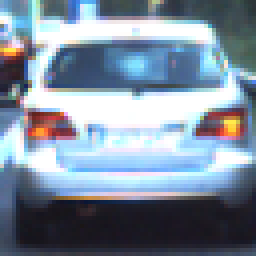
#> input picture test_images/31.png, 64 x 64 px (shown 4 times larger)
$ jupyter execute --allow-errors 'Vehicle Detection.ipynb'   (shell and % lines are left out)   (older library calls are emulated)
#> lines starting #> are read from the running program, lines starting #| are printed output that depends on the picture
# Vehicle Detection Project

## Objective
To detect cars and draw bounding boxes around them. See the writeup.md for full details.

### First: plotting functions

[cell 1]
# First, define some handy functions for development and visualisation.
import cv2
import numpy as np
import glob
import time
import matplotlib.pyplot as plt
import matplotlib.image as mpimg
from mpl_toolkits.mplot3d import Axes3D
#> (the rest of this cell did not finish here and is left out)

### Next: Create feature extraction functions

[cell 2]
# Set extraction params
use_color_features = True     # Color histogram features on or off
use_spatial_features = True   # Spatial features on or off
use_gradient_features = True  # Gradient (HOG) features on or off
color_space = 'YUV'         # RGB, HSV, LUV, HLS, YUV, YCrCb
orient = 9                    # HOG orientations
pix_per_cell = 8              # HOG pixels per cell
cell_per_block = 2            # HOG cells per block
hog_channel = 'GRAY'           # Can be 0, 1, 2, "GRAY" or "ALL"
spatial_size = (32, 32)       # Spatial binning dimensions
hist_bins = 32                # Number of histogram bins

# Define a function to compute color histogram features
def get_color_features(img, nbins, bins_range=(0, 256)):
    # Compute the histogram of the RGB channels separately
    rhist = np.histogram(img[:,:,0], bins=nbins, range=bins_range)
    ghist = np.histogram(img[:,:,1], bins=nbins, range=bins_range)
    bhist = np.histogram(img[:,:,2], bins=nbins, range=bins_range)

    # Generating bin centers
    bin_edges = rhist[1]
    bin_centers = (bin_edges[1:] + bin_edges[0:len(bin_edges)-1])/2

    # Concatenate the histograms into a single feature vector
    color_features = np.concatenate((rhist[0], ghist[0], bhist[0]))

    # Return the individual histograms, bin_centers and feature vector
    return color_features/1200.0, rhist, ghist, bhist, bin_centers

# Define a function to compute spatial histogram features
def get_spatial_features(img, size=(16, 16)):
    # Use cv2.resize().ravel() to create the feature vector
    features = cv2.resize(img, size).ravel()

    # Return the feature vector
    return features/255.0

def get_gradient_features(image, hog_channel='ALL', orient=9, pix_per_cell=8, cell_per_block=2, feature_vec=True):

    # Test new HOG extractor
    winSize = (64, 64)
    blockSize = (16, 16)
    blockStride = (8, 8)
    cellSize = (8, 8)
    nbins = 9
    derivAperture = 1
    winSigma = 4.0
    histogramNormType = 0
    L2HysThreshold = 0.2
    gammaCorrection = 0
    nlevels = 64
    winStride = (8, 8)
    padding = (8, 8)
    locations = ((10, 20), )
#    hog = cv2.HOGDescriptor(winSize, blockSize, blockStride, cellSize, nbins, derivAperture, winSigma,
#                            histogramNormType, L2HysThreshold, gammaCorrection, nlevels)
#    hist = hog.compute(image, winStride, padding, locations)

    if hog_channel == 'GRAY':
        gray = cv2.cvtColor(image, cv2.COLOR_RGB2GRAY)
        gradient_features = hog(gray, orientations=orient, pixels_per_cell=(pix_per_cell, pix_per_cell),
                       cells_per_block=(cell_per_block, cell_per_block), transform_sqrt=False,
                       visualise=False, feature_vector=feature_vec)
    elif hog_channel == 'ALL':
        gradient_features = []
        for channel in range(image.shape[2]):
            gradient_features.extend( hog(image[:, :, channel], orientations=orient, pixels_per_cell=(pix_per_cell, pix_per_cell),
                       cells_per_block=(cell_per_block, cell_per_block), transform_sqrt=False,
                       visualise=False, feature_vector=feature_vec) )
    else:
        gradient_features = hog(image[:,:,hog_channel], orientations=orient, pixels_per_cell=(pix_per_cell, pix_per_cell),
                       cells_per_block=(cell_per_block, cell_per_block), transform_sqrt=False,
                       visualise=False, feature_vector=feature_vec)
    return gradient_features

# Define a function to extract features
def extract_features(image,
                     color_space=color_space,
                     spatial_size=spatial_size,
                     hist_bins=hist_bins,
                     orient=orient,
                     pix_per_cell=pix_per_cell,
                     cell_per_block=cell_per_block,
                     hog_channel=hog_channel,
                     use_spatial_features=use_spatial_features,
                     use_color_features=use_color_features,
                     use_gradient_features=use_gradient_features):

    # Apply color conversion if other than 'RGB'
    if color_space != 'RGB':
        if color_space == 'HSV':
            feature_image = cv2.cvtColor(image, cv2.COLOR_RGB2HSV)
        elif color_space == 'LUV':
            feature_image = cv2.cvtColor(image, cv2.COLOR_RGB2LUV)
        elif color_space == 'HLS':
            feature_image = cv2.cvtColor(image, cv2.COLOR_RGB2HLS)
        elif color_space == 'YUV':
            feature_image = cv2.cvtColor(image, cv2.COLOR_RGB2YUV)
        elif color_space == 'YCrCb':
            feature_image = cv2.cvtColor(image, cv2.COLOR_RGB2YCrCb)
    else: feature_image = np.copy(image)

    # Init
    spatial_features = []
    color_features = []
    gradient_features = []

    # Color features
    if use_color_features == True:
        color_features, _, _, _, _ = get_color_features(image, nbins=hist_bins)

    # Spatial features
    if use_spatial_features == True:
        spatial_features = get_spatial_features(image, size=spatial_size)

    # Gradient features
    if use_gradient_features == True:
        gradient_features = get_gradient_features(feature_image, hog_channel, orient, pix_per_cell, cell_per_block, feature_vec=True)

    # Return concatenated array of features
    features = np.concatenate((color_features, spatial_features, gradient_features))
    return features

# Test functions
image = mpimg.imread('test_images/31.png')
#> image is the input picture: shape (64, 64, 3) float32; mean R, G, B 0.495, 0.554, 0.618
fig = plt.figure(figsize=(5, 3))
plt.imshow(image)
plt.axis( 'off' )

# Convert to 255 scale
image *= 255.0

# Get color features
color_features, rh, gh, bh, bincen = get_color_features(image, nbins=hist_bins)
#> in get_color_features, `bin_edges = rhist[1]`: bin_edges = 33 values from 0 to 256
#> in get_color_features, `bin_centers = (bin_edges[1:] + bin_edges[0:len(bin_edges)-1])/2`: bin_centers = 32 values from 4 to 252
#> in get_color_features, `color_features = np.concatenate((rhist[0], ghist[0], bhist[0]))`: color_features = 96 values, max 1272 at index 95, min 0 at index 0, mean 128
#> color_features = 96 values, max 1.06 at index 95, min 0 at index 0, mean 0.107; bincen = 32 values from 4 to 252
fig = plt.figure(figsize=(15, 3))
plt.subplot(131)
plt.bar(bincen, rh[0])
plt.xlim(0, 256)
plt.ylim(0, 1500)
plt.title('R Histogram')
plt.subplot(132)
plt.bar(bincen, gh[0])
plt.xlim(0, 256)
plt.ylim(0, 1500)
plt.title('G Histogram')
plt.subplot(133)
plt.bar(bincen, bh[0])
plt.xlim(0, 256)
plt.ylim(0, 1500)
plt.title('B Histogram')
fig.tight_layout()
fig = plt.figure(figsize=(17, 3))
plt.plot(color_features)
plt.title('Color Features')

# Get spatial features
spatial_features = get_spatial_features(image)
#> in get_spatial_features, `features = cv2.resize(img, size).ravel()`: features = 768 values, max 255 at index 59, min 21 at index 631, mean 140.9
#> spatial_features = 768 values, max 1 at index 59, min 0.0824 at index 631, mean 0.553
fig = plt.figure(figsize=(17, 3))
plt.plot(spatial_features)
plt.title('Spatial Features')

# Get gradient features
#> (the rest of this cell did not finish here and is left out)

#> in get_gradient_features, `gray = cv2.cvtColor(image, cv2.COLOR_RGB2GRAY)`:
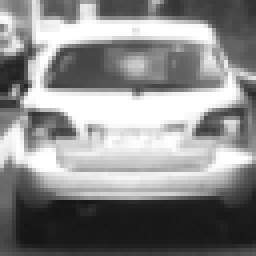
#> gray: shape (64, 64) float32 (shown 4 times larger); min 21.05, max 255, mean 138.7
fig = plt.figure(figsize=(17, 3))
plt.plot(gradient_features)
plt.ylim(0, 1.0)
plt.title('Gradient Features')

# Combine into full feature vector to use
image_features = extract_features( image )
fig = plt.figure(figsize=(17, 3))
plt.plot(image_features)
plt.title('Full features')

## Extract features from training data

[cell 3]
def extract_features_from_files(files):
    features = []
    for file in files:
        image = mpimg.imread(file)
        image *= 255.0
        image_features = extract_features( image )
        features.append(image_features)
    return features

# Read in our training vehicles and non-vehicles
images = glob.glob('./train_data/**/*.*', recursive=True)
cars = []
notcars = []
for image in images:
    if 'non' in image:
        notcars.append(image)
    else:
        cars.append(image)
print( "Number of cars: " + str( len( cars ) ) )
print( "Number of non-cars: " + str( len( notcars ) ) )

# Iterate through the list of images
print( "Extracting features for training..." )
car_features = extract_features_from_files(cars)
#> (the rest of this cell did not finish here and is left out)

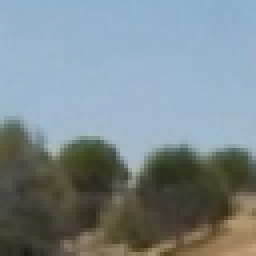
#> input picture train_data/non-vehicles/Extras/extra1037.png, 64 x 64 px (shown 4 times larger)
#> in extract_features_from_files, image is the input picture: shape (64, 64, 3) float32; mean R, G, B 0.487, 0.54, 0.56
#> in extract_features, `feature_image = cv2.cvtColor(image, cv2.COLOR_RGB2YUV)`: feature_image: shape (64, 64, 3) float32; mean of channels 0, 1, 2 134.2, 4.7, -8.4
#> in extract_features, `color_features, _, _, _, _ = get_color_features(image, nbins=hist_bins)`: color_features = 96 values, max 1.63 at index 89, min 0 at index 0, mean 0.107
#> in extract_features, `spatial_features = get_spatial_features(image, size=spatial_size)`: spatial_features = 3072 values, max 0.824 at index 1073, min 0.104 at index 2987, mean 0.529
#> call 2 of get_gradient_features, with hog_channel = 'GRAY', orient = 9, pix_per_cell = 8, cell_per_block = 2, feature_vec = True
#> in get_gradient_features (call 2), `gray = cv2.cvtColor(image, cv2.COLOR_RGB2GRAY)`:
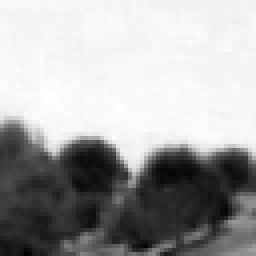
#> gray: shape (64, 64) float32 (shown 4 times larger); min 6.8, max 60.85, mean 41.9; drawn with min black and max white

# Print shape
print( "Number of features: " + str( len(car_features[0]) ) )
print( "Number of cars: " + str( len(car_features) ) )
print( "Number of notcars: " + str( len(notcar_features) ) )

# Create an array stack of feature vectors
X = np.vstack((car_features, notcar_features)).astype(np.float64)
print( "X shape: " + str( X.shape ) )

# Fit a per-column scaler
X_scaler = StandardScaler().fit(X)

# Apply the scaler to X
scaled_X = X_scaler.transform(X)

# Plot an example of raw and scaled features
car_ind = np.random.randint(0, len(cars)) # Pick a random car
fig = plt.figure(figsize=(12,4))
plt.subplot(131)
plt.imshow(mpimg.imread(cars[car_ind]))
plt.title('Original Image')

fig = plt.figure(figsize=(15, 4))
plt.plot(X[car_ind])
plt.title('Raw Features')
fig.tight_layout()

fig = plt.figure(figsize=(15, 4))
plt.plot(scaled_X[car_ind])
plt.title('Normalized Features')
fig.tight_layout()
